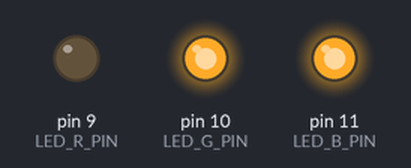
The sketch below on a simulated Arduino Uno, built with avr-gcc and run on an emulated ATmega328P. Shown: output pins drawn as LEDs (lit = HIGH).

Above: at 1.0 s.
At 3.0 s:
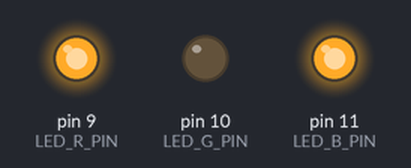
At 5.0 s:
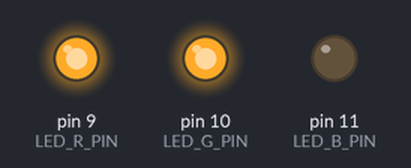
At 7.0 s:
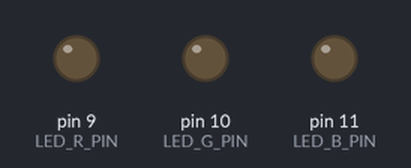
Timing chart, 0 to 10.4 s (numbered marks = the images above):
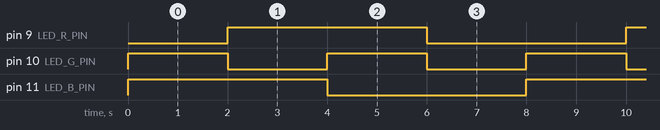

Measured:
- by itself, pin 9 (LED_R_PIN), pin 11 (LED_B_PIN): alternates HIGH for 4.0 s and LOW for 4.0 s
- by itself, pin 10 (LED_G_PIN): alternates HIGH for 2.0 s and LOW for 2.0 s
- by itself, everything shown: repeats every 8.0 s, in 4 steps

The sketch:

step16.ino
```cpp
//PWM을 활용하여 lED 온/오프 동작
#define LED_R_PIN 9
#define LED_G_PIN 10
#define LED_B_PIN 11

void setup() {
  pinMode(LED_R_PIN, OUTPUT); //LED 핀 설정
  pinMode(LED_G_PIN, OUTPUT);
  pinMode(LED_B_PIN, OUTPUT);
}

void loop() {
  int pwm = 255;
  analogWrite(LED_R_PIN, 255 -pwm);
  analogWrite(LED_G_PIN, 255 );
  analogWrite(LED_B_PIN, 255 );
  delay(2000);

  analogWrite(LED_R_PIN, 255 );
  analogWrite(LED_G_PIN, 255 -pwm);
  analogWrite(LED_B_PIN, 255 );
  delay(2000);

  analogWrite(LED_R_PIN, 255);
  analogWrite(LED_G_PIN, 255);
  analogWrite(LED_B_PIN, 255 -pwm);
  delay(2000);

  analogWrite(LED_R_PIN, 255 -pwm);
  analogWrite(LED_G_PIN, 255 -pwm);
  analogWrite(LED_B_PIN, 255 -pwm);
  delay(2000);
}
```
